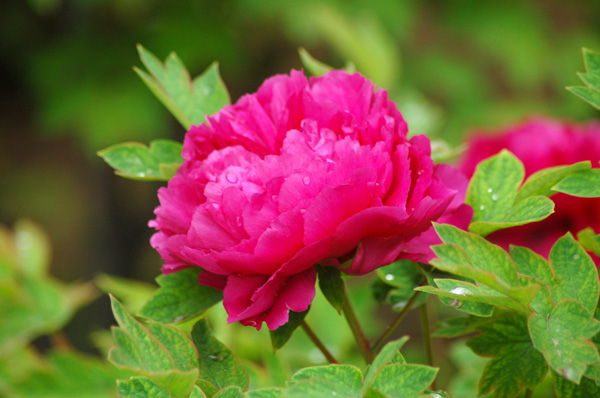
#> input picture ImageProcessing/start/flower.png, 600 x 398 px
$ python blog01-image02.py
#> lines starting #> are read from the running program, lines starting #| are printed output that depends on the picture; after the words box and inside, x2 and y2 are one past the last pixel; in counts of white or black regions, pixels touching at a corner belong together
# -*- coding:utf-8 -*-
import cv2

def read_img():
    #读取图片
    img = cv2.imread("flower.png", cv2.IMREAD_UNCHANGED)
#> img is the input picture: shape (398, 600, 3); mean B, G, R 56.8, 94.7, 121.2
    test = img[88,142]
#> test = [11, 100, 57]
    print (test)
#| [ 11 100  57]
    img[88,142] = [255, 255, 255]
#> img: shape (398, 600, 3); under 0.01% of pixels changed, all inside (x1, y1, x2, y2) = (142, 88, 143, 89)

    #分别获取BGR通道像素
    blue = img[88,142,0]
#> blue = 255
    print (blue)
#| 255
    green = img[88,142,1]
#> green = 255
    print (green)
#| 255
    red = img[88,142,2]
#> red = 255
    print (red)
#| 255

    #该区域设置为白色
    img[100:200, 150:250] = [255,255,255]
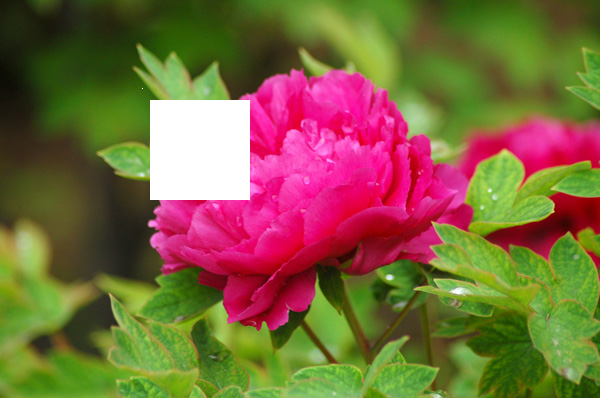
#> img: shape (398, 600, 3); mean B, G, R 62.7, 101.8, 124.1

    #显示图像
    cv2.imshow("Demo", img)

    #等待显示
    cv2.waitKey(0)
    cv2.destroyAllWindows()

    #写入图像
    cv2.imwrite("testyxz.jpg", img)


if __name__ == '__main__':
    read_img()
